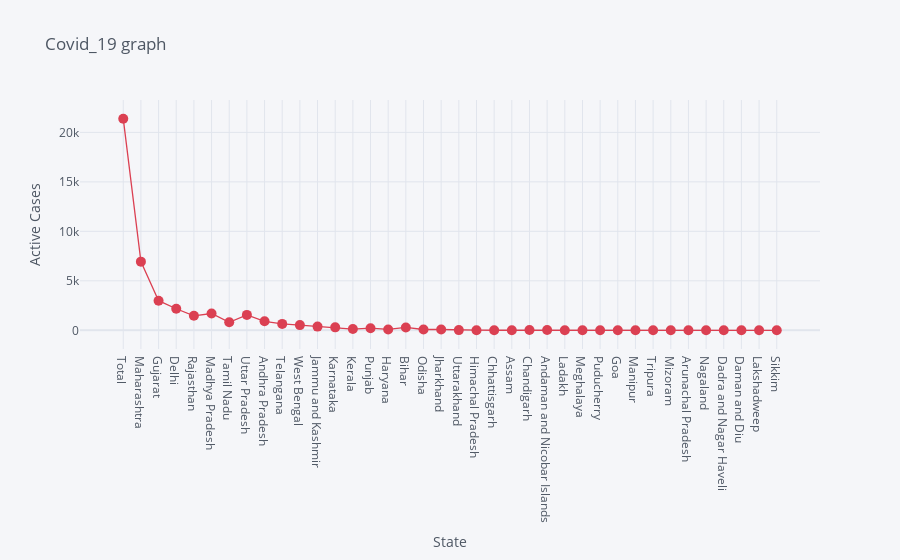

Here is the notebook cell this chart was saved with:
### Markdown cell above
# Active Cases per State

### Code cell
df.iplot(kind= 'scatter', x= 'State', y='Active', mode= 'markers+lines', title= 'Covid_19 graph', xTitle= 'State', yTitle= 'Active Cases', color= 'red', size= 10)

### Figure 1 — Plotly figure (JSON) as saved in the notebook; plotly's stock layout.template omitted (floating-point values rounded to 4 significant figures)
{"data": [{"line": {"color": "rgba(219, 64, 82, 1.0)", "dash": "solid", "shape": "linear", "width": 1.3}, "marker": {"size": 10, "symbol": "circle"}, "mode": "markers+lines", "name": "Active", "text": "", "type": "scatter", "x": ["Total", "Maharashtra", "Gujarat", "Delhi", "Rajasthan", "Madhya Pradesh", "Tamil Nadu", "Uttar Pradesh", "Andhra Pradesh", "Telangana", "West Bengal", "Jammu and Kashmir", "Karnataka", "Kerala", "Punjab", "Haryana", "Bihar", "Odisha", "Jharkhand", "Uttarakhand", "Himachal Pradesh", "Chhattisgarh", "Assam", "Chandigarh", "Andaman and Nicobar Islands", "Ladakh", "Meghalaya", "Puducherry", "Goa", "Manipur", "Tripura", "Mizoram", "Arunachal Pradesh", "Nagaland", "Dadra and Nagar Haveli", "Daman and Diu", "Lakshadweep", "Sikkim"], "y": [21382, 6939, 2992, 2177, 1468, 1698, 812, 1556, 911, 646, 524, 375, 299, 123, 213, 85, 288, 80, 83, 18, 13, 5, 8, 28, 22, 4, 11, 3, 0, 0, 0, 1, 0, 0, 0, 0, 0, 0]}], "layout": {"legend": {"bgcolor": "#F5F6F9", "font": {"color": "#4D5663"}}, "paper_bgcolor": "#F5F6F9", "plot_bgcolor": "#F5F6F9", "title": {"font": {"color": "#4D5663"}, "text": "Covid_19 graph"}, "xaxis": {"gridcolor": "#E1E5ED", "showgrid": true, "tickfont": {"color": "#4D5663"}, "title": {"font": {"color": "#4D5663"}, "text": "State"}, "zerolinecolor": "#E1E5ED"}, "yaxis": {"gridcolor": "#E1E5ED", "showgrid": true, "tickfont": {"color": "#4D5663"}, "title": {"font": {"color": "#4D5663"}, "text": "Active Cases"}, "zerolinecolor": "#E1E5ED"}}}
